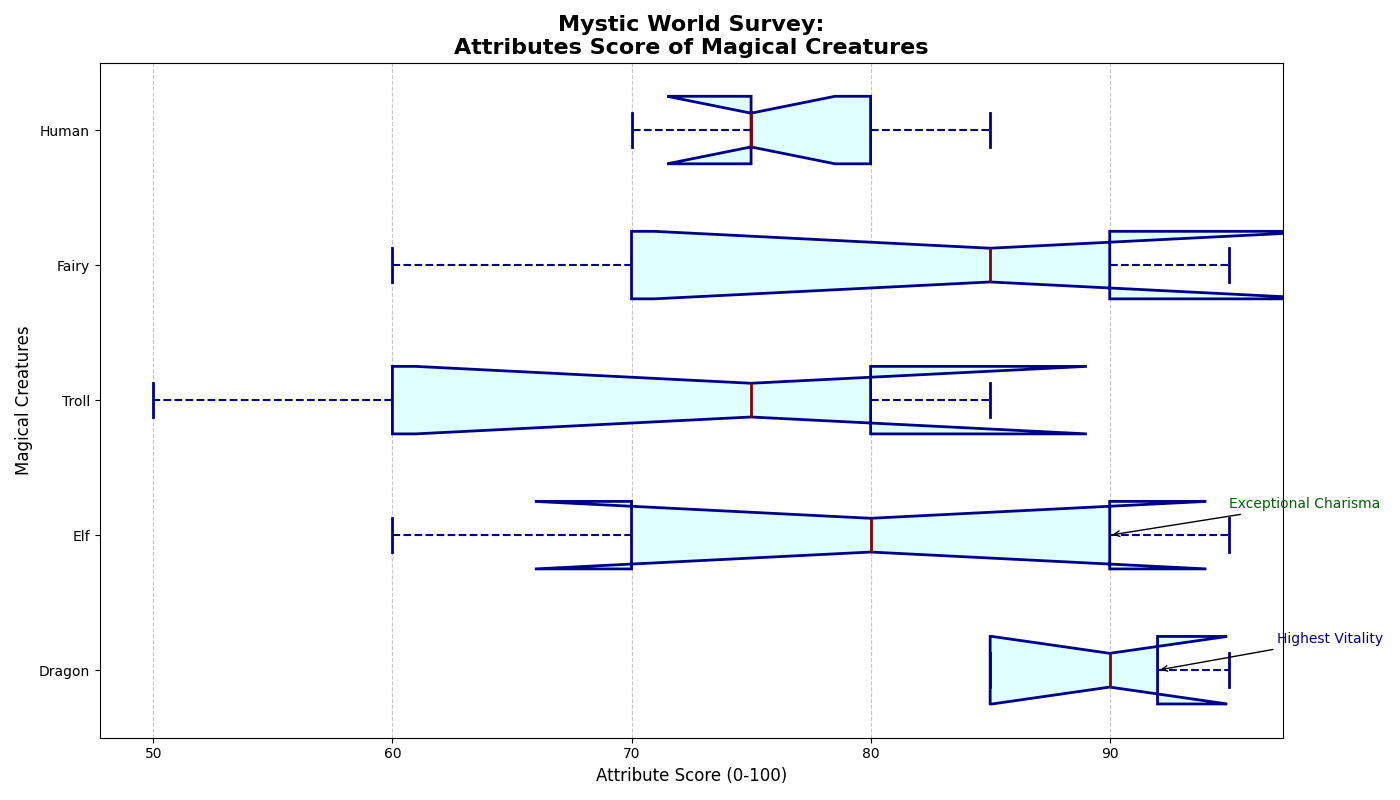

Here is the Python script that generated this plot:
import matplotlib.pyplot as plt
import numpy as np

creatures = ['Dragon', 'Elf', 'Troll', 'Fairy', 'Human']

scores = {
    'Dragon': [95, 85, 90, 92, 85],
    'Elf': [70, 95, 80, 60, 90],
    'Troll': [80, 60, 75, 85, 50],
    'Fairy': [60, 85, 95, 70, 90],
    'Human': [75, 80, 70, 75, 85]
}

box_plot_data = [scores[creature] for creature in creatures]

fig, ax = plt.subplots(figsize=(14, 8))

boxprops = dict(linestyle='-', linewidth=2, color='darkblue', facecolor='lightcyan')
medianprops = dict(linestyle='-', linewidth=2, color='darkred')
whiskerprops = dict(linestyle='--', linewidth=1.5, color='darkblue')
capprops = dict(linestyle='-', linewidth=2, color='darkblue')

# Create the horizontal box plot
ax.boxplot(box_plot_data, labels=creatures, patch_artist=True, vert=False,
           boxprops=boxprops, medianprops=medianprops,
           whiskerprops=whiskerprops, capprops=capprops,
           flierprops=dict(marker='o', color='darkgreen', markersize=5, alpha=0.5),
           notch=True)

ax.set_title("Mystic World Survey:\nAttributes Score of Magical Creatures", fontsize=16, fontweight='bold', loc='center')
ax.set_xlabel('Attribute Score (0-100)', fontsize=12)
ax.set_ylabel('Magical Creatures', fontsize=12)
ax.grid(axis='x', linestyle='--', alpha=0.7)

ax.annotate('Highest Vitality', xy=(scores['Dragon'][3], 1), xytext=(scores['Dragon'][3] + 5, 1.2),
            arrowprops=dict(facecolor='gray', arrowstyle='->'), fontsize=10, color='darkblue')
ax.annotate('Exceptional Charisma', xy=(scores['Elf'][4], 2), xytext=(scores['Elf'][4] + 5, 2.2),
            arrowprops=dict(facecolor='gray', arrowstyle='->'), fontsize=10, color='darkgreen')

plt.tight_layout()
plt.show()
